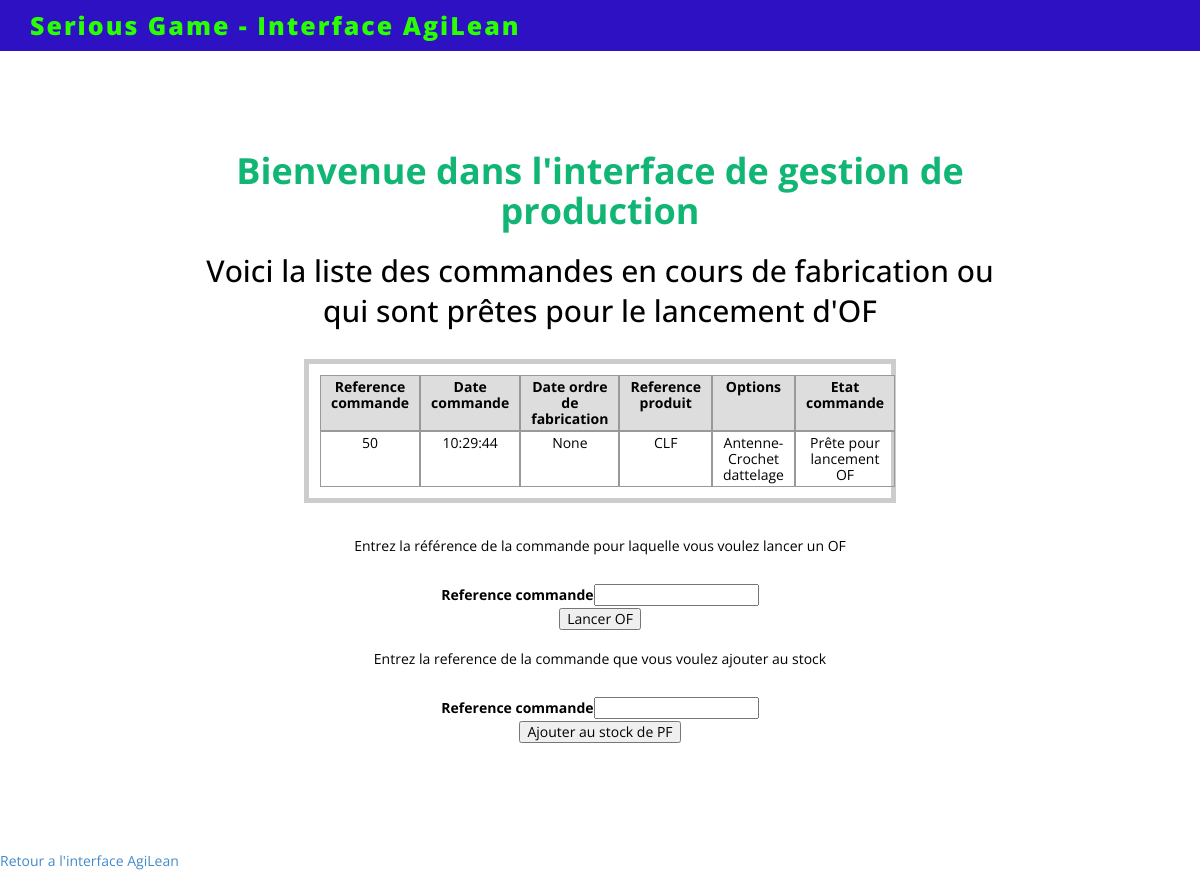
/lancer_of, run on the app's committed database.
### tables this page shows
CREATE TABLE "Commande" (
	`ref_commande`	INTEGER PRIMARY KEY AUTOINCREMENT,
	`Date_commande`	TEXT,
	`Date_livraison`	TEXT,
	`Ref_prod`	TEXT,
	`Etat_cmd`	TEXT,
	`Date_OF`	TEXT,
	`Date_recpKit`	TEXT,
	`Date_liv_AgiLog`	TEXT,
	`Date_ctrl_quali`	TEXT,
	`Ref_facture`	INTEGER,
	`Date_OA`	TEXT,
	`ref_opt`	TEXT
);

### exemples.py (the view, shortened to what this page needs)
@app.route('/lancer_of', methods=['GET','POST'])
def lancer_of():
	lignes = selection_commandes_production()
	erreur = ""
	return render_template('lancer_of.html',commandes = lignes, msg = erreur, ref_cmd = request.form.get('ref_cmd_of', ''))

### exemples.py (called while the page is built)
def connection_bdd():
    con = lite.connect('BD_serious_game.db')
    con.row_factory = lite.Row
    return con

def selection_commandes_production():
	conn = connection_bdd()
	cur = conn.cursor()
	cur.execute("SELECT ref_commande, Date_commande, Date_OF, Ref_prod, ref_opt, Etat_cmd FROM Commande WHERE Etat_cmd LIKE 'En cours de fabrication' OR Etat_cmd LIKE 'Prête pour lancement OF' ORDER BY Date_commande ASC")
	lignes = cur.fetchall()
	conn.close()
	return lignes

### templates/lancer_of.html (shortened to what this page needs)
﻿<html>
<head>
    <link href="static/assets/css/bootstrap.css" rel="stylesheet" />
    <link href="static/assets/css/font-awesome.min.css" rel="stylesheet" />
    <link rel="stylesheet" href="https://cdnjs.cloudflare.com/ajax/libs/font-awesome/4.7.0/css/font-awesome.min.css">
    <link href="static/assets/css/style.css" rel="stylesheet" />
  </head>
<body>
<div class="row main-top-margin text-center">
<div class="col-md-8 col-md-offset-2 col-sm-10 col-sm-offset-1" data-scrollreveal="enter top and move 100px, wait 0.5s">
<h1>Bienvenue dans l'interface de gestion de production</h1>
<h2> Voici la liste des commandes en cours de fabrication ou qui sont prêtes pour le lancement d'OF</h2>
<div class='contenu'>
	<div class="lp_table">
		<div class="lp_entetes">
			<div class="lp_entete">Reference commande</div>
			<div class="lp_entete">Date commande</div>
                        <div class="lp_entete">Date ordre de fabrication</div>
			<div class="lp_entete">Reference produit</div>
                        <div class="lp_entete">Options</div>
			<div class="lp_entete">Etat commande</div>
		</div>
		{% for commande in commandes %}
			<div class="lp_ligne">
				<div class="lp_cellule">{{ commande['ref_commande'] }}</div>
				<div class="lp_cellule">{{ commande['Date_commande'] }}</div>
                                <div class="lp_cellule">{{ commande['Date_OF'] }}</div>
				<div class="lp_cellule">{{ commande['Ref_prod'] }}</div>
                                <div class="lp_cellule">{{ commande['ref_opt'] }}</div>
				<div class="lp_cellule">{{ commande['Etat_cmd'] }}</div>
			</div>
		{% endfor %}
	</div>
</div>
<p> Entrez la référence de la commande pour laquelle vous voulez lancer un OF </p>
<form method='post' action='{{ url_for("lancer_of") }}'>
<label for='ref_cmd_of'>Reference commande</label><input type='text'  name='ref_cmd_of' value='{{ ref_cmd_of }}'>
<br>
<input type='submit' value='Lancer OF'>
</form>
<p> Entrez la reference de la commande que vous voulez ajouter au stock</p>
<form method='post' action='{{ url_for("ajouter_pf") }}'>
<label for='ref_cmd'>Reference commande</label><input type='text'  name='ref_cmd' value='{{ ref_cmd }}'>
<br>
<input type='submit' value='Ajouter au stock de PF'>
</form>
</div>
</div>
<br>
<br/><br/><a href={{url_for('agilean')}}> Retour a l'interface AgiLean<a/>
</body>
<div class="navbar navbar-inverse navbar-fixed-top">
        <div class="container">
            <div class="navbar-header">
                <a class="navbar-brand" href="#">Serious Game - Interface AgiLean</a>
            </div>
</html>

### static/assets/css/style.css (style rules this page uses)
body { font-family:'Open Sans', sans-serif; font-weight: 400; font-size: 14px; color: #000; margin-top: 40px; line-height:16px; }
h1, h2, h3, h4, h5, h6 { font-family:'Open Sans', sans-serif; font-weight: 500; line-height:40px; }
h1 { color:#11B674; font-weight: 700; }
.text-center { text-align: center; }
.main-top-margin { margin-top: 75px; }
a,a:hover { text-decoration:none; }
p { line-height: 30px; margin-bottom: 23px; }
.navbar { font-weight: 800; font-size: 14px; }
.navbar-inverse { background: #2F11C4; border-color: #2F11C4; }
.navbar-inverse .navbar-brand { color: #29FF00; font-weight: bolder; font-size: 25px; font-weight:900; letter-spacing: 2px; }
.contenu { margin: 2em auto; width: 75%; border: 5px solid #ccc; padding: 0.8em; background: white; }
.lp_table { display: table; width: 100%; }
.lp_entetes { display: table-header-group; background-color: #ddd; font-weight: bold; }
.lp_ligne { display: table-row; }
.lp_entete, .lp_cellule { display: table-cell; padding: 3px 10px; border: 1px solid #999999; }

### data on the page
Commande: ref_commande "50", Date_commande "10:29:44", Date_OF "None", Ref_prod "CLF", ref_opt "Antenne-Crochet dattelage", Etat_cmd "Prête pour lancement OF"
